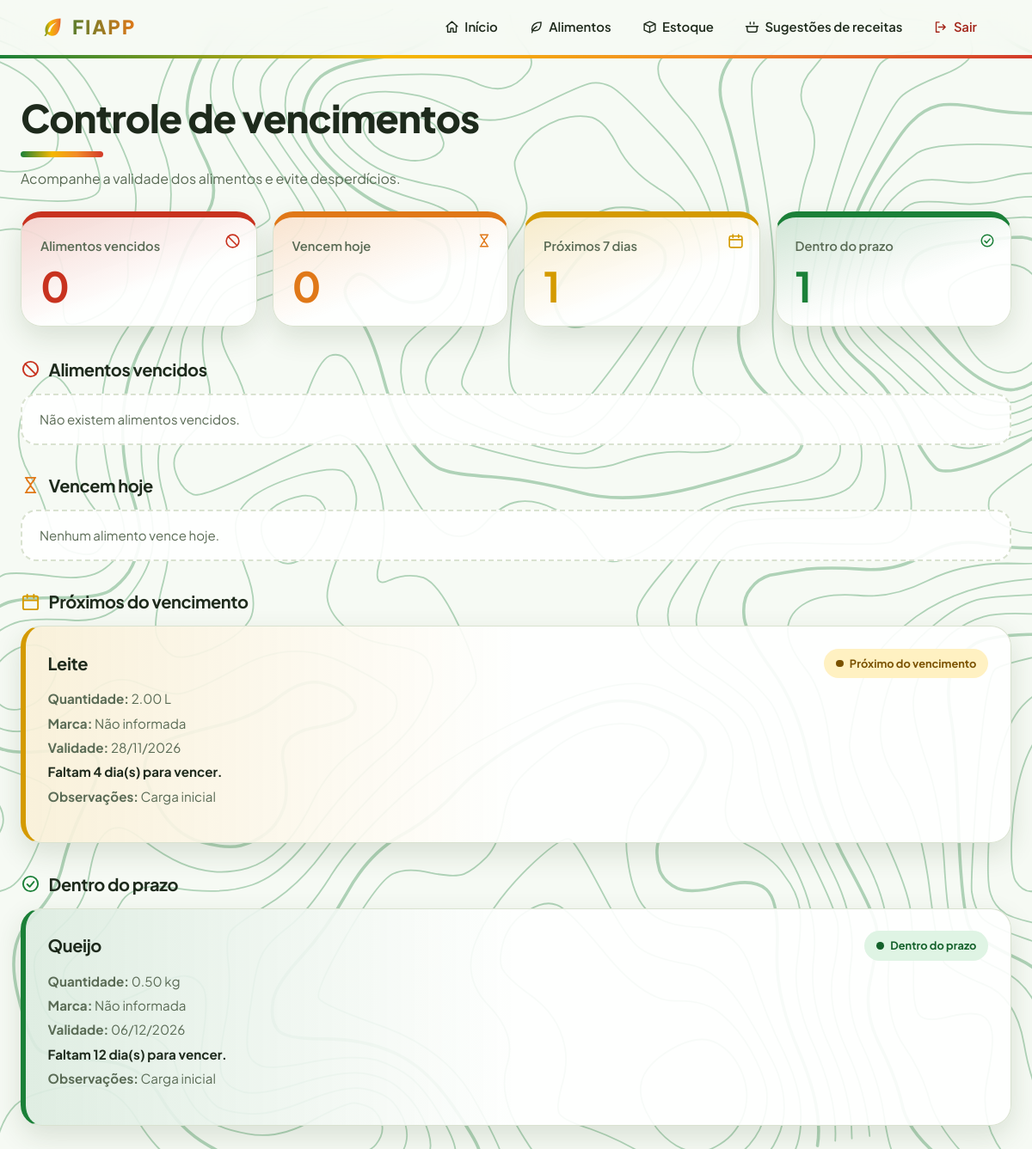
Page /vencimentos.php (signed in) on the earlier database version.
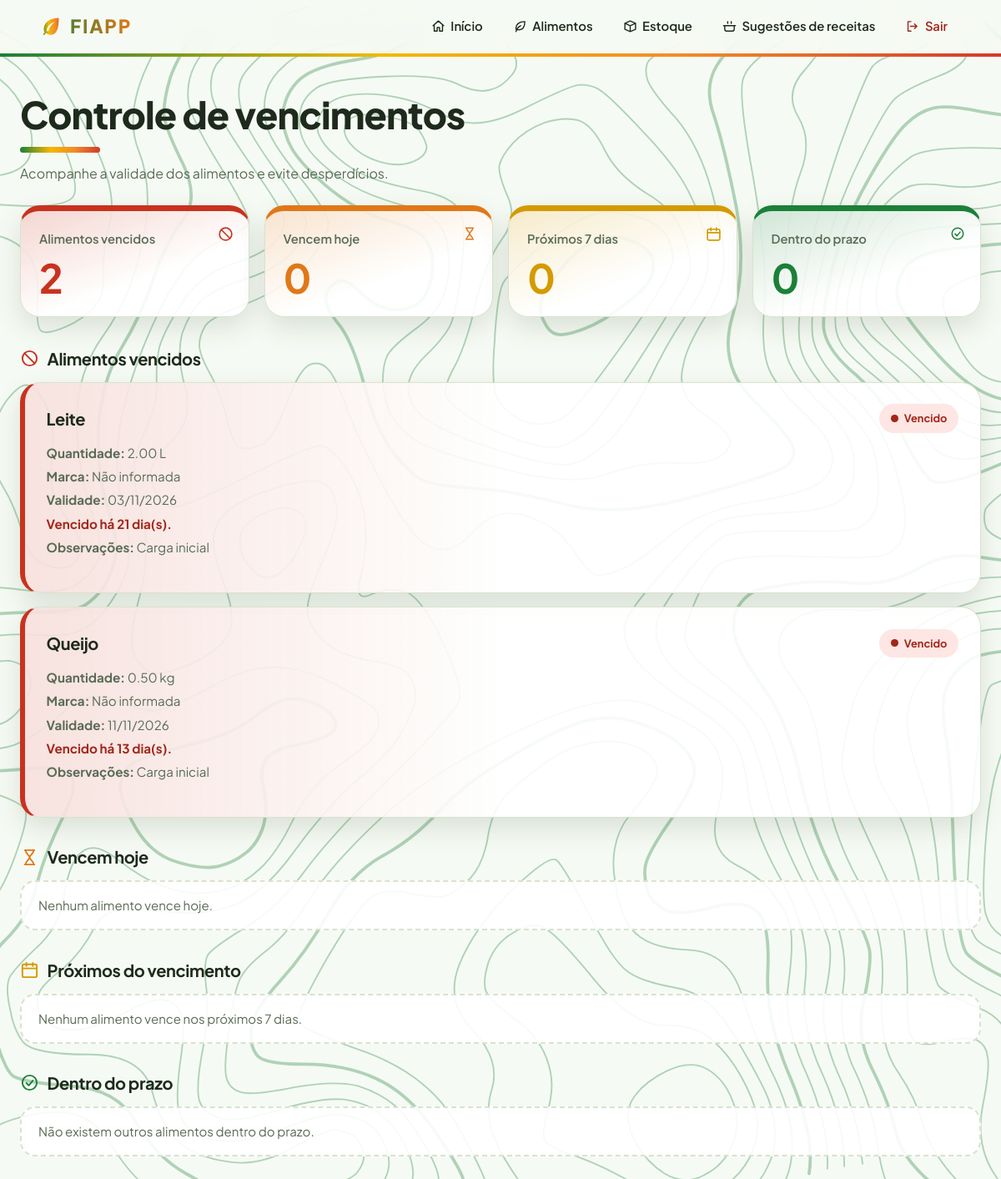
Same page on the later database version.
### tables this page shows
CREATE TABLE `estoque` (
  `id_item_estoque` int(11) NOT NULL AUTO_INCREMENT,
  `usuario_id` int(11) NOT NULL,
  `alimento_id` int(11) NOT NULL,
  `quantidade` decimal(10,2) NOT NULL,
  `data_validade` date NOT NULL,
  `data_cadastro` date NOT NULL,
  `observacoes` varchar(200) DEFAULT NULL,
  `marca` varchar(100) DEFAULT NULL,
  PRIMARY KEY (`id_item_estoque`),
  KEY `usuario_id` (`usuario_id`),
  KEY `alimento_id` (`alimento_id`),
  CONSTRAINT `estoque_ibfk_1` FOREIGN KEY (`usuario_id`) REFERENCES `usuarios` (`id`),
  CONSTRAINT `estoque_ibfk_2` FOREIGN KEY (`alimento_id`) REFERENCES `alimentos` (`id`)
);

CREATE TABLE `alimentos` (
  `id` int(11) NOT NULL AUTO_INCREMENT,
  `usuario_id` int(11) NOT NULL,
  `nome` varchar(100) NOT NULL,
  `categoria` varchar(50) NOT NULL,
  `unidade_medida` varchar(30) NOT NULL,
  `marca_preferencia` varchar(100) DEFAULT NULL,
  PRIMARY KEY (`id`),
  KEY `usuario_id` (`usuario_id`),
  CONSTRAINT `alimentos_ibfk_1` FOREIGN KEY (`usuario_id`) REFERENCES `usuarios` (`id`)
);

### vencimentos.php (the view, shortened to what this page needs)
<?php
require "conexao.php";
$usuario_id = $_SESSION["usuario_id"];
function h($valor) {
    return htmlspecialchars((string) $valor, ENT_QUOTES, "UTF-8");
}
$stmt = $conexao->prepare(
    "SELECT a.nome, a.unidade_medida, e.quantidade,
    e.marca, e.data_validade, e.observacoes,
    DATEDIFF(e.data_validade, CURDATE()) AS dias_restantes
    FROM estoque e
    INNER JOIN alimentos a ON a.id = e.alimento_id
    WHERE e.usuario_id = ? AND a.usuario_id = ?
    ORDER BY e.data_validade"
);
$stmt->bind_param("ii", $usuario_id, $usuario_id);
$stmt->execute();
$stmt->bind_result(
    $nome,
    $unidade,
    $quantidade,
    $marca,
    $validade,
    $observacoes,
    $dias
);
$vencidos = [];
$vencem_hoje = [];
$proximos = [];
$em_dia = [];
while ($stmt->fetch()) {
    $item = [
        "nome" => $nome,
        "unidade" => $unidade,
        "quantidade" => $quantidade,
        "marca" => $marca,
        "validade" => $validade,
        "observacoes" => $observacoes,
        "dias" => $dias
    ];
    if ($dias < 0) {
        $vencidos[] = $item;
    } elseif ($dias == 0) {
        $vencem_hoje[] = $item;
    } elseif ($dias <= 7) {
        $proximos[] = $item;
    } else {
        $em_dia[] = $item;
    }
}
function mostrarItens($itens, $mensagem, $classe) {
    if (count($itens) == 0) {
        echo '<p class="vazio">' . h($mensagem) . '</p>';
        return;
    }
    foreach ($itens as $item) {
        echo '<section class="cartao item-vencimento ' . h($classe) . '">';
        echo '<div class="item-topo">';
        echo '<h3>' . h($item["nome"]) . '</h3>';
        if ($item["dias"] < 0) {
            echo '<span class="status status-vermelho">Vencido</span>';
        } elseif ($item["dias"] == 0) {
            echo '<span class="status status-laranja">Vence hoje</span>';
        } elseif ($item["dias"] <= 7) {
            echo '<span class="status status-amarelo">Próximo do vencimento</span>';
        } else {
            echo '<span class="status status-verde">Dentro do prazo</span>';
        }
        echo '</div>';
        echo '<p><strong>Quantidade:</strong> ' . h($item["quantidade"]) . ' ' . h($item["unidade"]) . '</p>';
        echo '<p><strong>Marca:</strong> ' . h($item["marca"] ?: "Não informada") . '</p>';
        echo '<p><strong>Validade:</strong> ' . date("d/m/Y", strtotime($item["validade"])) . '</p>';
        if ($item["dias"] < 0) {
            echo '<p class="mensagem-status texto-vermelho">Vencido há ' . abs($item["dias"]) . ' dia(s).</p>';
        } elseif ($item["dias"] == 0) {
            echo '<p class="mensagem-status texto-laranja">A validade termina hoje!</p>';
        } else {
            echo '<p class="mensagem-status">Faltam ' . $item["dias"] . ' dia(s) para vencer.</p>';
        }
        echo '<p><strong>Observações:</strong> ' . h($item["observacoes"] ?: "Nenhuma") . '</p>';
        echo '</section>';
    }
}
?>
<!DOCTYPE html>
<html lang="pt-br">
<head>
    <link rel="stylesheet" href="css/style.css">
</head>
<body>
    <header class="topo">
        <h1>FIAPP</h1>
        <a href="inicio.php">Início</a>
        <a href="alimentos.php">Alimentos</a>
        <a href="estoque.php">Estoque</a>
        <a href="receitas.php">Sugestões de receitas</a>
        <a href="sair.php">Sair</a>
    </header>
    <main class="container">
        <h2>Controle de vencimentos</h2>
        <p>Acompanhe a validade dos alimentos e evite desperdícios.</p>
        <div class="resumo-vencimentos">
            <section class="resumo-card resumo-vermelho">
                <p>Alimentos vencidos</p>
                <h3><?= count($vencidos) ?></h3>
            </section>
            <section class="resumo-card resumo-laranja">
                <p>Vencem hoje</p>
                <h3><?= count($vencem_hoje) ?></h3>
            </section>
            <section class="resumo-card resumo-amarelo">
                <p>Próximos 7 dias</p>
                <h3><?= count($proximos) ?></h3>
            </section>
            <section class="resumo-card resumo-verde">
                <p>Dentro do prazo</p>
                <h3><?= count($em_dia) ?></h3>
            </section>
        </div>
        <h3 class="titulo-secao">Alimentos vencidos</h3>
        <?php mostrarItens($vencidos, "Não existem alimentos vencidos.", "item-vermelho"); ?>
        <h3 class="titulo-secao">Vencem hoje</h3>
        <?php mostrarItens($vencem_hoje, "Nenhum alimento vence hoje.", "item-laranja"); ?>
        <h3 class="titulo-secao">Próximos do vencimento</h3>
        <?php mostrarItens($proximos, "Nenhum alimento vence nos próximos 7 dias.", "item-amarelo"); ?>
        <h3 class="titulo-secao">Dentro do prazo</h3>
        <?php mostrarItens($em_dia, "Não existem outros alimentos dentro do prazo.", "item-verde"); ?>
    </main>
</body>
</html>

Differences in the rows shown:
changed estoque "Leite": data_validade "28/11/2026" → "03/11/2026"; dias "4" → "21"; text "Próximo do vencimento Faltam dia(s) para vencer." → "Vencido Vencido há dia(s)."
changed estoque "Queijo": data_validade "06/12/2026" → "11/11/2026"; dias "12" → "13"; text "Dentro do prazo Faltam dia(s) para vencer." → "Vencido Vencido há dia(s)."
Other differences:
count($vencidos): "0" → "2"
count($proximos): "1" → "0"
count($em_dia): "1" → "0"
$mensagem: "Não existem alimentos vencidos. Nenhum alimento vence hoje." → "Nenhum alimento vence hoje. Nenhum alimento vence nos próximos 7 dias. Não existem outros alimentos dentro do prazo."
